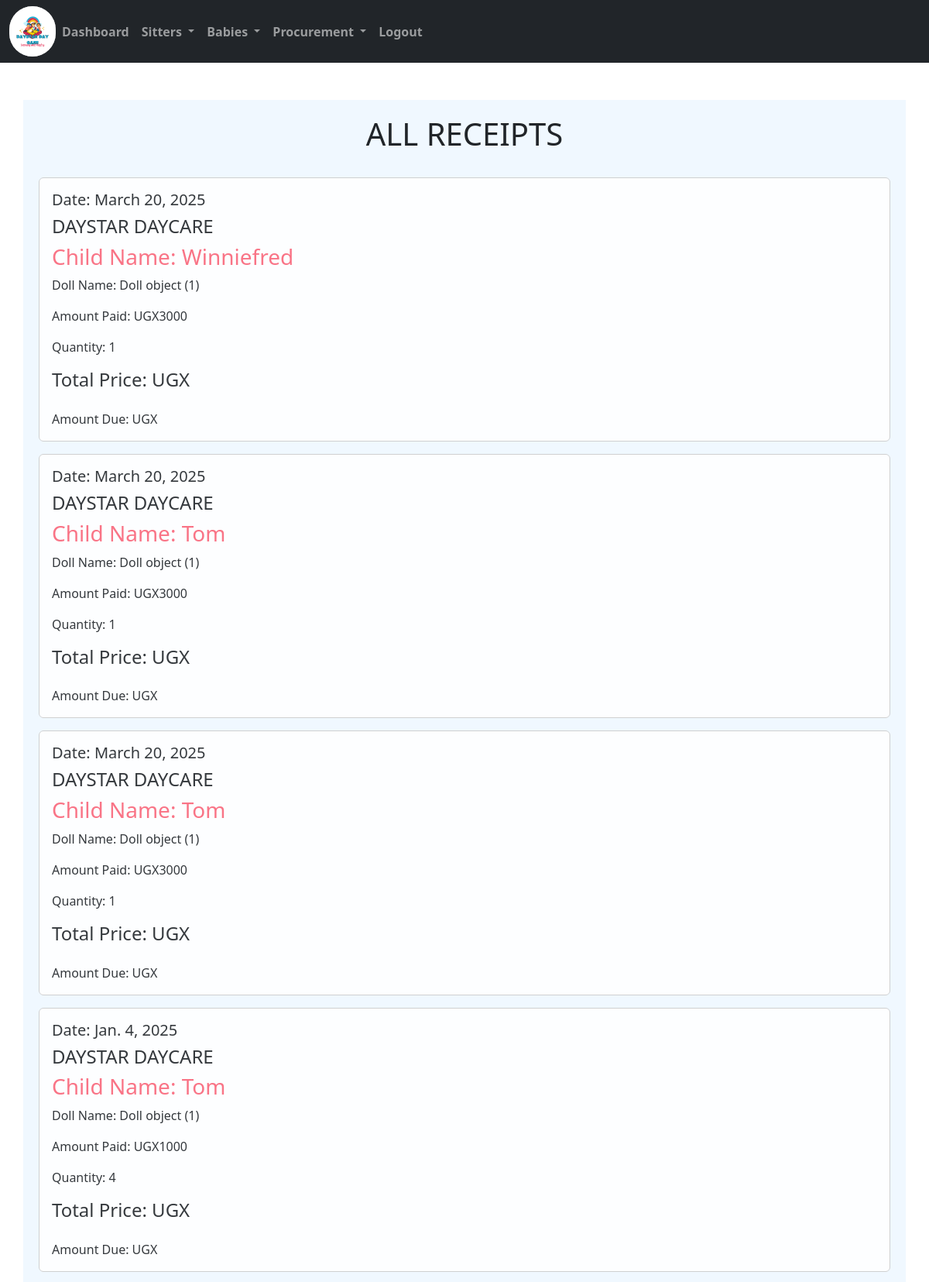
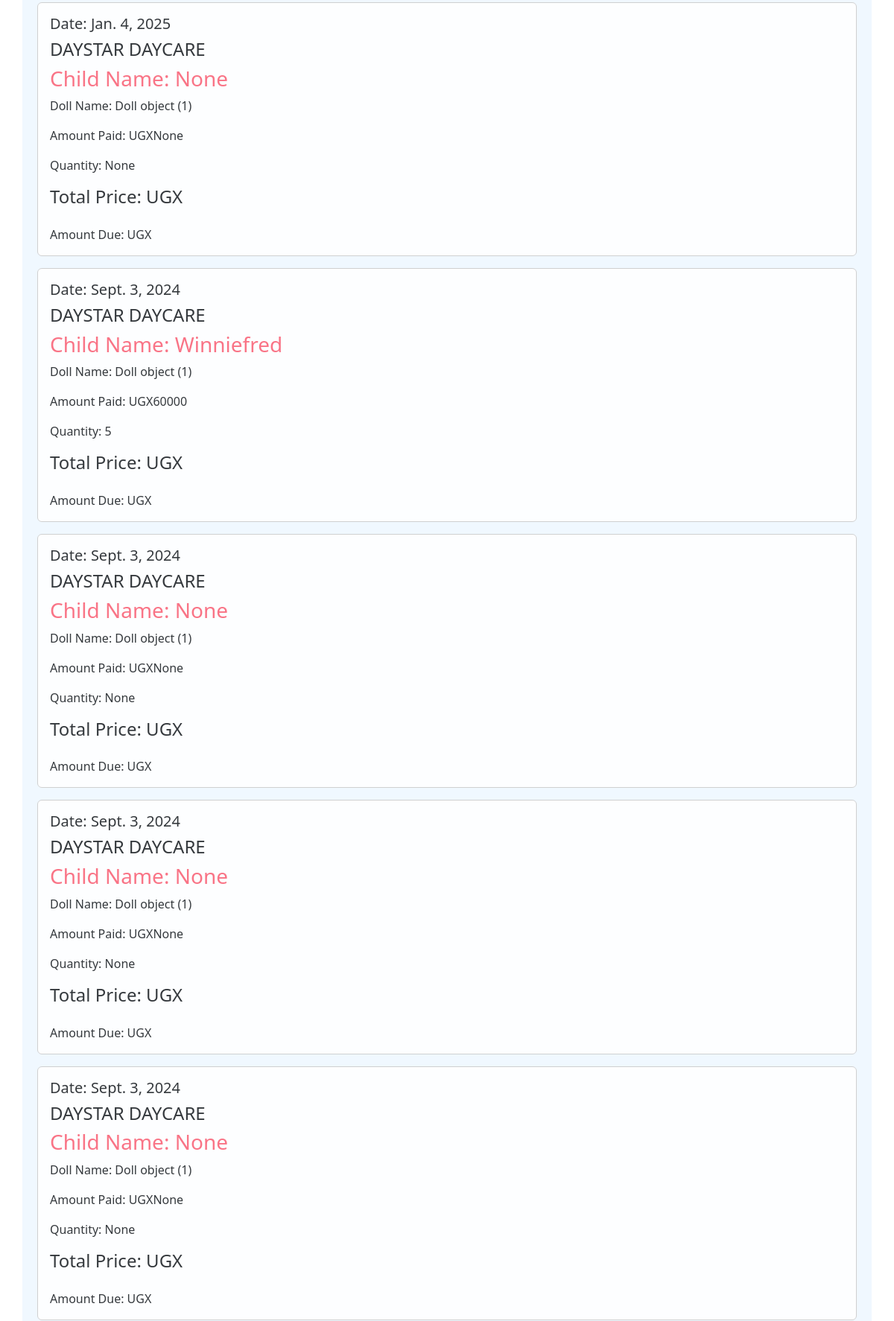
The app's page /receipt/ (signed in, upper part) with its own data (2 pictures, top to bottom).
### home/models.py (models this page shows, shortened)
class Salesrecord(models.Model):
    doll = models.ForeignKey(Doll, on_delete=models.CASCADE, null=False, blank=False)
    payee = models.ForeignKey(Babesform, on_delete=models.CASCADE, null=True, blank=True)
    quantity_sold = models.IntegerField(default=0, null=True, blank=True)
    amount_received = models.IntegerField(default=0, null=True, blank=True)
    sale_date = models.DateField(default=timezone.now, null=True, blank=True)
    unit_price = models.IntegerField(default=0)

class Babesform(models.Model):
    category_stay=models.CharField(max_length=200)
    baby_name = models.CharField(max_length=200)
    age = models.CharField(max_length=200, default=0)
    gender = models.CharField(max_length=100)
    location = models.CharField(max_length=50, null=True, default=None)
    sponsor = models.CharField(max_length=200)
    parentsname = models.CharField(max_length=200)
    babysno = models.CharField(max_length=200, default=0)
    timein = models.DateTimeField()
    brought_by = models.CharField(max_length=200)
    def __str__(self):
        return self.baby_name

class Doll(models.Model):
    category_doll = models.ForeignKey(Category_doll, on_delete=models.CASCADE, null=True, blank=True)
    name_of_the_doll = models.CharField(max_length=200, null=True, blank=True)
    quantity = models.IntegerField(default=0)
    issued_quantity = models.IntegerField(default=0, blank=True, null=True)
    received_quantity = models.IntegerField(default=0, null=True, blank=True)
    Unit_price = models.IntegerField(default=0, null=True, blank=True)
    date = models.DateField(default=timezone.now)

### home/views.py (the view)
# urls.py: path('receipt/',views.receipt,name='receipt'),#receipt
@login_required
def receipt(request):
    sales= Salesrecord.objects.all().order_by('-id')
    return render(request,'receipt.html',{'sales':sales})

### home/templates/receipt.html
{% extends 'base.html'%}
{% block content %}
<br /><br>
<div class="container" style="background-color: aliceblue; padding: 20px;">
    <h1 class="text-center">ALL RECEIPTS</h1>
    <br>
    {% for sale in sales %}
    <div class="card mb-3" style="opacity: 0.9; border: 1px solid #ccc;">
        <div class="card-body">
            <h5 class="text-right">Date: {{ sale.sale_date }}</h5>
            <h4 >DAYSTAR DAYCARE</h4>
            <h3 class="card-title" style="color: #FB667A;">Child Name: {{ sale.payee | title }}</h3>
            <p class="card-text">Doll Name: {{ sale.doll }}</p>
            <p class="card-text">Amount Paid: UGX{{ sale.amount_received }}</p>
            <p class="card-text">Quantity: {{ sale.quantity_sold }}</p>
            <h4 class="mb-4">Total Price: UGX{{ sale.get_total }}</h4>
            <div style="display: flex; justify-content: space-between; align-items: center;">
                <p class="card-text">Amount Due: UGX{{ sale.get_change }}</p>
            </div>
        </div>
    </div>
    {% endfor %}
</div>
<br><br><br><br><br><br><br><br><br><br><br><br><br><br>
{% endblock %}

### records on screen
Salesrecord: sale_date "March 20, 2025", payee "Winniefred", doll "Doll object (1)", amount_received "3000", quantity_sold "1"
Salesrecord: sale_date "March 20, 2025", payee "Tom", doll "Doll object (1)", amount_received "3000", quantity_sold "1"
Salesrecord: sale_date "March 20, 2025", payee "Tom", doll "Doll object (1)", amount_received "3000", quantity_sold "1"
Salesrecord: sale_date "Jan. 4, 2025", payee "Tom", doll "Doll object (1)", amount_received "1000", quantity_sold "4"
Salesrecord: sale_date "Jan. 4, 2025", payee "None", doll "Doll object (1)", amount_received "None", quantity_sold "None"
Salesrecord: sale_date "Sept. 3, 2024", payee "Winniefred", doll "Doll object (1)", amount_received "60000", quantity_sold "5"
Salesrecord: sale_date "Sept. 3, 2024", payee "None", doll "Doll object (1)", amount_received "None", quantity_sold "None"
Salesrecord: sale_date "Sept. 3, 2024", payee "None", doll "Doll object (1)", amount_received "None", quantity_sold "None"
Salesrecord: sale_date "Sept. 3, 2024", payee "None", doll "Doll object (1)", amount_received "None", quantity_sold "None"
